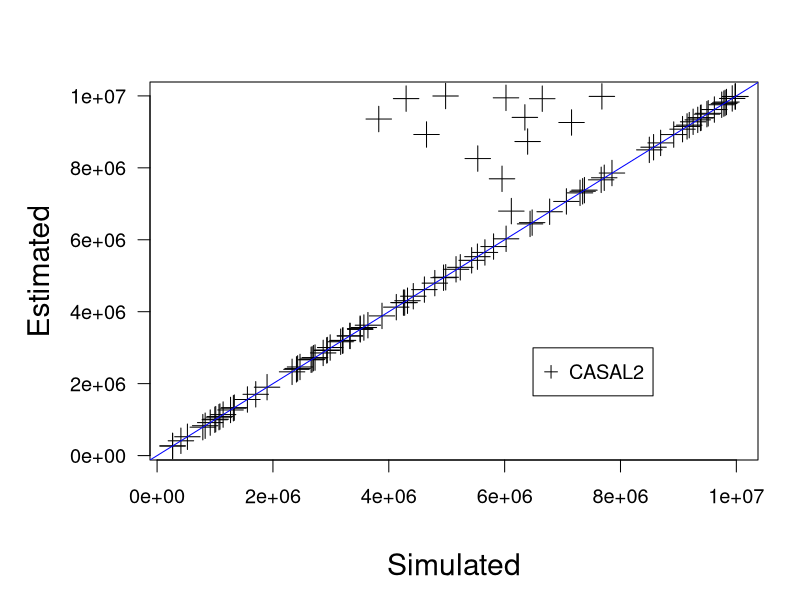
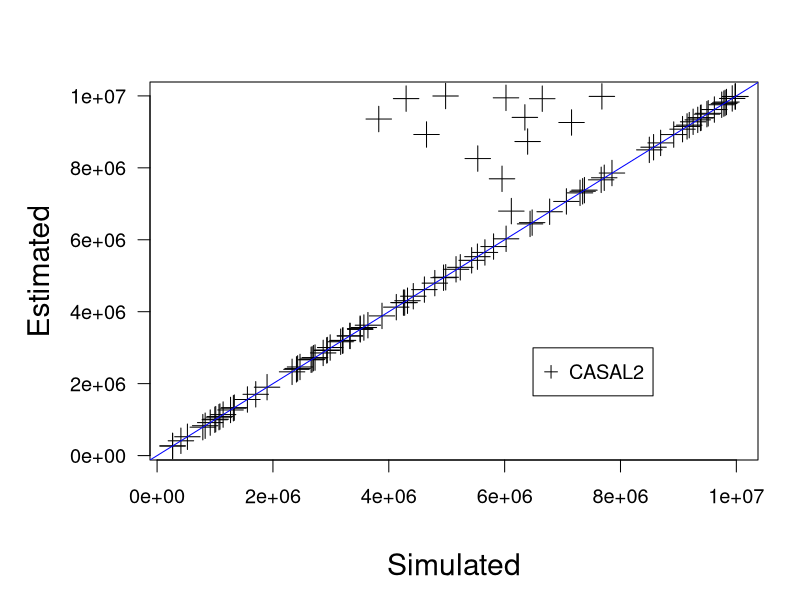
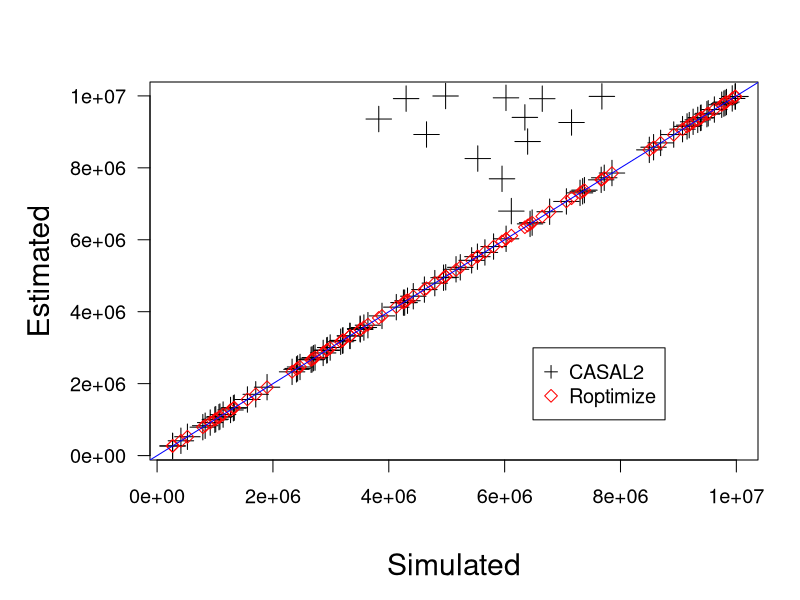
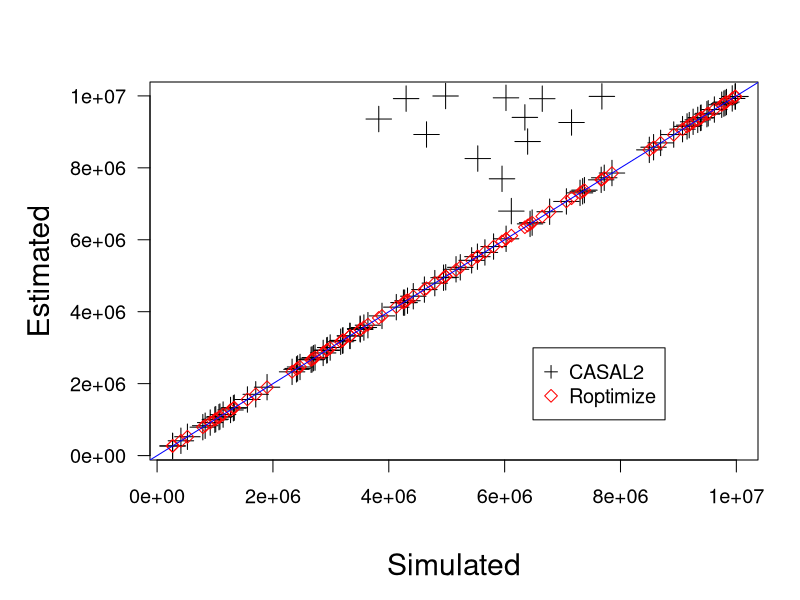

The R source for these figures, in order:

# PURPOSE compare estimated recruitment with simulated

# Load the data to be plotted
tmp <- read.csv("Results/SimVsEst.csv", header = FALSE, col.names = c("Simulated", "Survival.Analysis", "Roptimize", "CASAL2"))

# Function to plot CASAL2 results
fct1 <- function(){
with(tmp, plot(Simulated, CASAL2, pch = 3, xlab = "Simulated", cex = 2, ylab = "Estimated", las = 1))
#with(tmp, points(Simulated, Survival.Analysis, pch = 19, cex = 0.5, col = "lightgrey"))
#with(tmp, points(Simulated, Roptimize, pch = 5))
legend(0.65 * max(tmp$Simulated), 0.3 * max(tmp$Simulated), pch = 3, legend = "CASAL2")
abline(0,1, col = "blue")
}

## Plot in postscript
postscript(file = "Results/Graphics/SimVsEst.ps")
# parameters for a beamer presentation
par(mgp = c(4,1,0), cex.lab = 1.5, cex = 1.2, mai = c(1.4, 1.5, 0.82, 0.42))
fct1()
dev.off()

## Plot in png
png(file = "Results/Graphics/SimVsEst.png")
# parameters for a beamer presentation
par(mgp = c(4,1,0), cex.lab = 1.5, cex = 1.2, mai = c(1.4, 1.5, 0.82, 0.42))
fct1()
dev.off()

# Function to plot results obtained with fitting the model with R
fct2 <- function(){
with(tmp, plot(Simulated, CASAL2, pch = 3, xlab = "Simulated", cex = 2, ylab = "Estimated", las = 1))
#with(tmp, points(Simulated, Survival.Analysis, pch = 19, cex = 0.5, col = "lightgrey"))
with(tmp, points(Simulated, Roptimize, pch = 5, col = "red"))
legend(0.65 * max(tmp$Simulated), 0.3 * max(tmp$Simulated), pch = c(3,5), legend = c("CASAL2", "Roptimize"), col = c("black","red"))
abline(0,1, col = "blue")
}

## Plot into postscript
postscript(file = "Results/Graphics/SimVsEst2.ps")
# parameters for a beamer presentation
par(mgp = c(4,1,0), cex.lab = 1.5, cex = 1.2, mai = c(1.4, 1.5, 0.82, 0.42))
fct2()
dev.off()

## Plot into png
png(file = "Results/Graphics/SimVsEst2.png")
# parameters for a beamer presentation
par(mgp = c(4,1,0), cex.lab = 1.5, cex = 1.2, mai = c(1.4, 1.5, 0.82, 0.42))
fct2()
dev.off()
